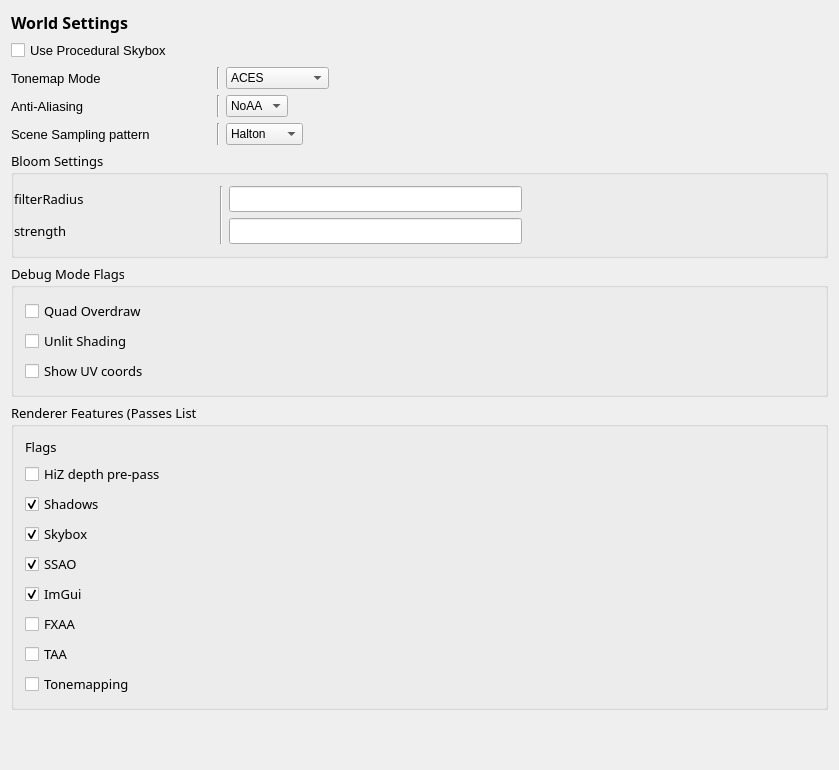
<?xml version="1.0" encoding="UTF-8"?>
<ui version="4.0">
 <class>WorldSettings</class>
 <widget class="QWidget" name="WorldSettings">
  <property name="geometry">
   <rect>
    <x>0</x>
    <y>0</y>
    <width>839</width>
    <height>770</height>
   </rect>
  </property>
  <property name="windowTitle">
   <string>World Settings</string>
  </property>
  <layout class="QVBoxLayout" name="verticalLayout">
   <item>
    <widget class="QLabel" name="label_3">
     <property name="font">
      <font>
       <family>Fira Code SemiBold</family>
       <pointsize>12</pointsize>
       <weight>75</weight>
       <bold>true</bold>
      </font>
     </property>
     <property name="text">
      <string>World Settings</string>
     </property>
    </widget>
   </item>
   <item>
    <widget class="QCheckBox" name="useProcSkyboxChkBox">
     <property name="font">
      <font>
       <pointsize>10</pointsize>
      </font>
     </property>
     <property name="text">
      <string>Use Procedural Skybox</string>
     </property>
     <property name="checked">
      <bool>false</bool>
     </property>
    </widget>
   </item>
   <item>
    <layout class="QHBoxLayout" name="horizontalLayout_2">
     <item>
      <widget class="QLabel" name="label">
       <property name="minimumSize">
        <size>
         <width>200</width>
         <height>0</height>
        </size>
       </property>
       <property name="maximumSize">
        <size>
         <width>200</width>
         <height>16777215</height>
        </size>
       </property>
       <property name="font">
        <font>
         <pointsize>10</pointsize>
        </font>
       </property>
       <property name="text">
        <string>Tonemap Mode</string>
       </property>
      </widget>
     </item>
     <item>
      <widget class="Line" name="line_3">
       <property name="orientation">
        <enum>Qt::Vertical</enum>
       </property>
      </widget>
     </item>
     <item>
      <widget class="QComboBox" name="tonemapMode">
       <item>
        <property name="text">
         <string>ACES</string>
        </property>
       </item>
       <item>
        <property name="text">
         <string>Filmic</string>
        </property>
       </item>
       <item>
        <property name="text">
         <string>Lottes</string>
        </property>
       </item>
       <item>
        <property name="text">
         <string>Reinhard</string>
        </property>
       </item>
       <item>
        <property name="text">
         <string>Reinhard_V2</string>
        </property>
       </item>
       <item>
        <property name="text">
         <string>Uchimura</string>
        </property>
       </item>
       <item>
        <property name="text">
         <string>Uncharted 2</string>
        </property>
       </item>
       <item>
        <property name="text">
         <string>Unreal</string>
        </property>
       </item>
       <item>
        <property name="text">
         <string>None</string>
        </property>
       </item>
      </widget>
     </item>
     <item>
      <spacer name="horizontalSpacer_2">
       <property name="orientation">
        <enum>Qt::Horizontal</enum>
       </property>
       <property name="sizeHint" stdset="0">
        <size>
         <width>40</width>
         <height>20</height>
        </size>
       </property>
      </spacer>
     </item>
    </layout>
   </item>
   <item>
    <layout class="QHBoxLayout" name="horizontalLayout_3">
     <item>
      <widget class="QLabel" name="label_4">
       <property name="minimumSize">
        <size>
         <width>200</width>
         <height>0</height>
        </size>
       </property>
       <property name="maximumSize">
        <size>
         <width>200</width>
         <height>16777215</height>
        </size>
       </property>
       <property name="font">
        <font>
         <pointsize>10</pointsize>
        </font>
       </property>
       <property name="text">
        <string>Anti-Aliasing</string>
       </property>
      </widget>
     </item>
     <item>
      <widget class="Line" name="line_4">
       <property name="orientation">
        <enum>Qt::Vertical</enum>
       </property>
      </widget>
     </item>
     <item>
      <widget class="QComboBox" name="aaMode">
       <item>
        <property name="text">
         <string>NoAA</string>
        </property>
       </item>
       <item>
        <property name="text">
         <string>FXAA</string>
        </property>
       </item>
       <item>
        <property name="text">
         <string>TAA</string>
        </property>
       </item>
      </widget>
     </item>
     <item>
      <spacer name="horizontalSpacer_3">
       <property name="orientation">
        <enum>Qt::Horizontal</enum>
       </property>
       <property name="sizeHint" stdset="0">
        <size>
         <width>40</width>
         <height>20</height>
        </size>
       </property>
      </spacer>
     </item>
    </layout>
   </item>
   <item>
    <layout class="QHBoxLayout" name="horizontalLayout_4">
     <item>
      <widget class="QLabel" name="label_5">
       <property name="minimumSize">
        <size>
         <width>200</width>
         <height>0</height>
        </size>
       </property>
       <property name="maximumSize">
        <size>
         <width>200</width>
         <height>16777215</height>
        </size>
       </property>
       <property name="font">
        <font>
         <pointsize>10</pointsize>
        </font>
       </property>
       <property name="text">
        <string>Scene Sampling pattern</string>
       </property>
      </widget>
     </item>
     <item>
      <widget class="Line" name="line_5">
       <property name="orientation">
        <enum>Qt::Vertical</enum>
       </property>
      </widget>
     </item>
     <item>
      <widget class="QComboBox" name="sceneSamplingPattern">
       <item>
        <property name="text">
         <string>Halton</string>
        </property>
       </item>
       <item>
        <property name="text">
         <string>Normal</string>
        </property>
       </item>
       <item>
        <property name="text">
         <string>Stratified</string>
        </property>
       </item>
      </widget>
     </item>
     <item>
      <spacer name="horizontalSpacer_4">
       <property name="orientation">
        <enum>Qt::Horizontal</enum>
       </property>
       <property name="sizeHint" stdset="0">
        <size>
         <width>40</width>
         <height>20</height>
        </size>
       </property>
      </spacer>
     </item>
    </layout>
   </item>
   <item>
    <widget class="QGroupBox" name="groupBox">
     <property name="font">
      <font>
       <family>Fira Code Light</family>
       <pointsize>10</pointsize>
      </font>
     </property>
     <property name="title">
      <string>Bloom Settings</string>
     </property>
     <layout class="QHBoxLayout" name="horizontalLayout">
      <property name="leftMargin">
       <number>0</number>
      </property>
      <item>
       <layout class="QVBoxLayout" name="verticalLayout_2">
        <item>
         <widget class="QLabel" name="filterRadiusLbl">
          <property name="minimumSize">
           <size>
            <width>200</width>
            <height>0</height>
           </size>
          </property>
          <property name="maximumSize">
           <size>
            <width>200</width>
            <height>16777215</height>
           </size>
          </property>
          <property name="font">
           <font>
            <family>Fira Code Light</family>
            <pointsize>10</pointsize>
           </font>
          </property>
          <property name="text">
           <string>filterRadius</string>
          </property>
         </widget>
        </item>
        <item>
         <widget class="QLabel" name="strengthLbl">
          <property name="minimumSize">
           <size>
            <width>200</width>
            <height>0</height>
           </size>
          </property>
          <property name="maximumSize">
           <size>
            <width>200</width>
            <height>16777215</height>
           </size>
          </property>
          <property name="font">
           <font>
            <family>Fira Code Light</family>
            <pointsize>10</pointsize>
           </font>
          </property>
          <property name="text">
           <string>strength</string>
          </property>
         </widget>
        </item>
       </layout>
      </item>
      <item>
       <widget class="Line" name="line">
        <property name="orientation">
         <enum>Qt::Vertical</enum>
        </property>
       </widget>
      </item>
      <item>
       <layout class="QVBoxLayout" name="verticalLayout_3">
        <item>
         <widget class="QLineEdit" name="filterRadius"/>
        </item>
        <item>
         <widget class="QLineEdit" name="strength"/>
        </item>
       </layout>
      </item>
      <item>
       <spacer name="horizontalSpacer">
        <property name="orientation">
         <enum>Qt::Horizontal</enum>
        </property>
        <property name="sizeHint" stdset="0">
         <size>
          <width>40</width>
          <height>20</height>
         </size>
        </property>
       </spacer>
      </item>
     </layout>
    </widget>
   </item>
   <item>
    <widget class="QGroupBox" name="groupBox_3">
     <property name="font">
      <font>
       <family>Fira Code Light</family>
       <pointsize>10</pointsize>
      </font>
     </property>
     <property name="title">
      <string>Debug Mode Flags</string>
     </property>
     <layout class="QVBoxLayout" name="verticalLayout_4">
      <item>
       <widget class="QCheckBox" name="checkBox_7">
        <property name="text">
         <string>Quad Overdraw</string>
        </property>
        <property name="autoExclusive">
         <bool>true</bool>
        </property>
       </widget>
      </item>
      <item>
       <widget class="QCheckBox" name="checkBox_8">
        <property name="text">
         <string>Unlit Shading</string>
        </property>
        <property name="autoExclusive">
         <bool>true</bool>
        </property>
       </widget>
      </item>
      <item>
       <widget class="QCheckBox" name="checkBox_9">
        <property name="text">
         <string>Show UV coords</string>
        </property>
        <property name="autoExclusive">
         <bool>true</bool>
        </property>
       </widget>
      </item>
     </layout>
    </widget>
   </item>
   <item>
    <widget class="QGroupBox" name="groupBox_4">
     <property name="font">
      <font>
       <family>Fira Code Light</family>
       <pointsize>10</pointsize>
      </font>
     </property>
     <property name="title">
      <string>Renderer Features (Passes List)</string>
     </property>
     <layout class="QVBoxLayout" name="verticalLayout_5">
      <item>
       <widget class="QLabel" name="label_2">
        <property name="text">
         <string>Flags</string>
        </property>
       </widget>
      </item>
      <item>
       <widget class="QCheckBox" name="checkBox_2">
        <property name="text">
         <string>HiZ depth pre-pass</string>
        </property>
       </widget>
      </item>
      <item>
       <widget class="QCheckBox" name="Shadows">
        <property name="text">
         <string>Shadows</string>
        </property>
        <property name="checked">
         <bool>true</bool>
        </property>
       </widget>
      </item>
      <item>
       <widget class="QCheckBox" name="Skybox">
        <property name="text">
         <string>Skybox</string>
        </property>
        <property name="checked">
         <bool>true</bool>
        </property>
       </widget>
      </item>
      <item>
       <widget class="QCheckBox" name="SSAO">
        <property name="text">
         <string>SSAO</string>
        </property>
        <property name="checked">
         <bool>true</bool>
        </property>
       </widget>
      </item>
      <item>
       <widget class="QCheckBox" name="ImGui">
        <property name="text">
         <string>ImGui</string>
        </property>
        <property name="checked">
         <bool>true</bool>
        </property>
       </widget>
      </item>
      <item>
       <widget class="QCheckBox" name="FXAA">
        <property name="text">
         <string>FXAA</string>
        </property>
       </widget>
      </item>
      <item>
       <widget class="QCheckBox" name="TAA">
        <property name="text">
         <string>TAA</string>
        </property>
       </widget>
      </item>
      <item>
       <widget class="QCheckBox" name="Tonemapping">
        <property name="text">
         <string>Tonemapping</string>
        </property>
       </widget>
      </item>
     </layout>
     <zorder>Skybox</zorder>
     <zorder>label_2</zorder>
     <zorder>checkBox_2</zorder>
     <zorder>Shadows</zorder>
     <zorder>SSAO</zorder>
     <zorder>FXAA</zorder>
     <zorder>TAA</zorder>
     <zorder>Tonemapping</zorder>
     <zorder>ImGui</zorder>
    </widget>
   </item>
   <item>
    <spacer name="verticalSpacer">
     <property name="orientation">
      <enum>Qt::Vertical</enum>
     </property>
     <property name="sizeHint" stdset="0">
      <size>
       <width>20</width>
       <height>40</height>
      </size>
     </property>
    </spacer>
   </item>
  </layout>
 </widget>
 <layoutdefault spacing="6" margin="11"/>
 <resources/>
 <connections/>
</ui>
